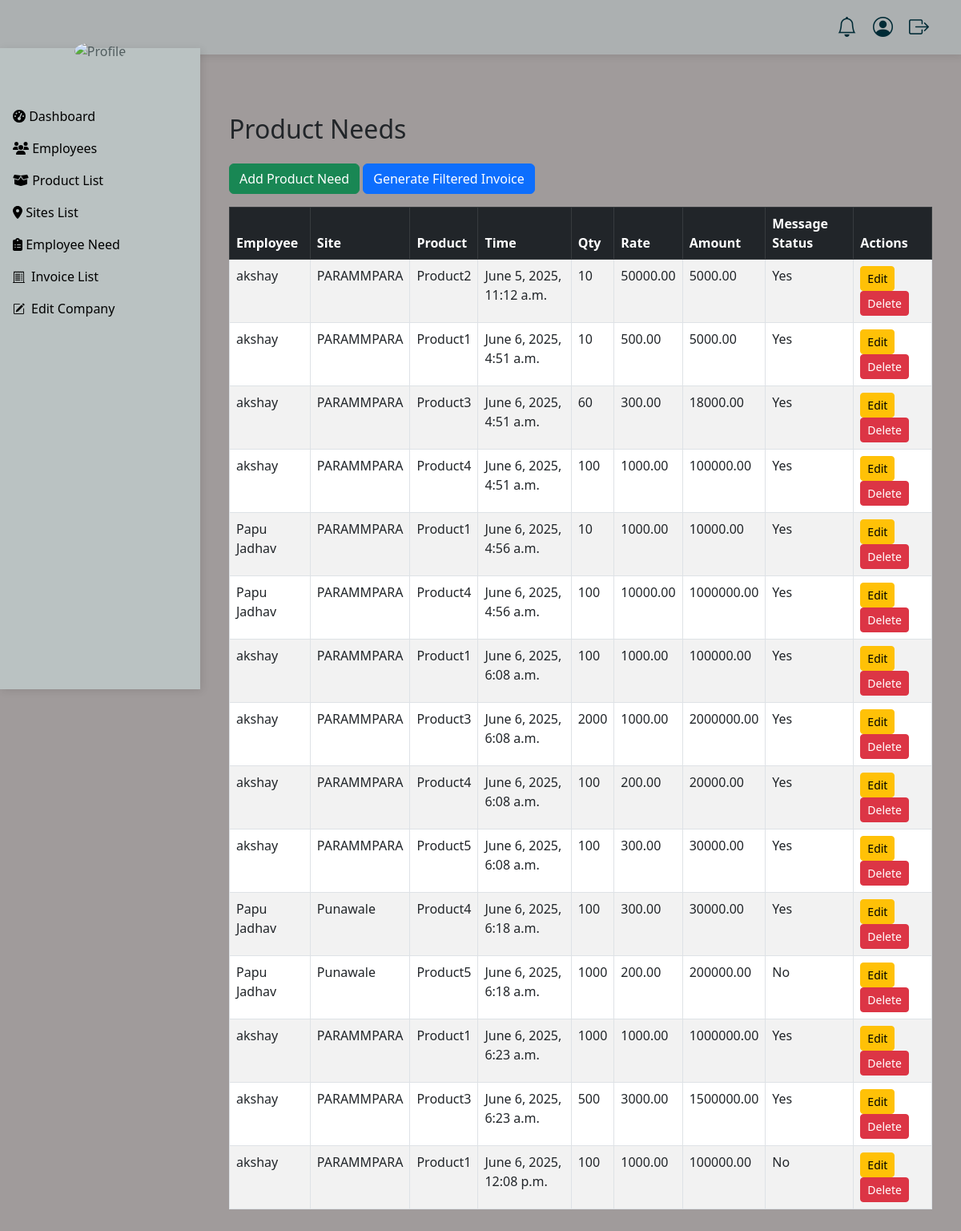
The app's page /company/product-need/ with its own data.
### employee/models.py (models this page shows, shortened)
class product_need(models.Model):
    employee = models.ForeignKey(EmployeeDT, on_delete=models.CASCADE)
    product = models.ForeignKey(product, on_delete=models.CASCADE)
    site = models.ForeignKey(Site, on_delete=models.CASCADE, default=1)  # ✅ lowercase + default
    qty = models.PositiveIntegerField(blank=True, null=True)
    rate = models.DecimalField(max_digits=10, decimal_places=2, blank=True, null=True)
    amount = models.DecimalField(max_digits=10, decimal_places=2, blank=True, null=True)
    grand_total = models.DecimalField(max_digits=15, decimal_places=2, blank=True, null=True)
    timestamp = models.DateTimeField(auto_now_add=True)
    msg_status = models.BooleanField(default=False)

class EmployeeDT(models.Model):
    employee_code = models.CharField(max_length=8, unique=True, blank=True, default=uuid.uuid4().hex[:8])
    company = models.ForeignKey(company_details, on_delete=models.CASCADE)
    is_active = models.BooleanField(default=True)  # New field for activation status
    SHIFT_CHOICES = [
        ('Day Shift', 'Day Shift'),
        ('Night Shift', 'Night Shift'),
    ]
    Work_sift = models.CharField(
        max_length=90,
        choices=SHIFT_CHOICES,
        blank=True,
        null=True
    )
    Employ_check_id = models.CharField(max_length=50, blank=True, null=True)
    check_st = models.CharField(max_length=50, blank=True, null=True)
    verify_image = models.ImageField(upload_to='atendanc/', blank=True, null=True)
    name = models.CharField(max_length=50, blank=True, null=True)
    email = models.EmailField(blank=True, null=True)
    password = models.CharField(max_length=50,blank=True, null=True)
    phone_number = models.CharField(max_length=15,blank=True, null=True)
    verify_code = models.CharField(max_length=15,blank=True, null=True)
    image = models.ImageField(upload_to='photos/', blank=True, null=True)
    Date_of_Birth = models.DateField(verbose_name="Date of Birth", blank=True, null=True)
    Gender = models.CharField(max_length=50, blank=True, null=True)
    Blood_Group = models.CharField(max_length=50, blank=True, null=True)
    Marital_Status= models.CharField(max_length=50, blank=True, null=True)
    Marriage_Anniversary = models.DateField(verbose_name="Marriage Anniversary", blank=True, null=True)
    Personal_Email = models.EmailField(blank=True, null=True)
    Alternate_Phone_Number = models.CharField(max_length=15,blank=True, null=True)
    Current_Address = models.CharField(max_length=500,blank=True, null=True)
    Permanent_Address = models.CharField(max_length=500,blank=True, null=True)
    House_Type = models.CharField(max_length=100,blank=True, null=True)
    Staying_at_Current_Residence_Since = models.CharField(max_length=100,blank=True, null=True)
    Living_in_Current_City_Since = models.CharField(max_length=100,blank=True, null=True)
    Date_of_Joining = models.DateField(verbose_name="Date of Joining", blank=True, null=True)
    Basic_Salary = models.DecimalField(max_digits=10, decimal_places=2, blank=True, null=True)  # Basic Salary
    Overtime_Rate = models.DecimalField(max_digits=5, decimal_places=2, default=50.00, blank=True, null=True)  # Per Hour Overtime Rate
    Work_hours = models.IntegerField(blank=True, null=True)
    PF_Percentage = models.DecimalField(max_digits=5, decimal_places=2, default=12.00, blank=True, null=True)  # PF Percentage
    TDS_Percentage = models.DecimalField(max_digits=5, decimal_places=2, default=10.00, blank=True, null=True)  # Tax Percentage
    Probation_Period = models.CharField(max_length=100,blank=True, null=True)
    Employee_Type = models.CharField(max_length=100,blank=True, null=True)
    Work_Location = models.CharField(max_length=300,blank=True, null=True)
    Employee_Status = models.CharField(max_length=100,blank=True, null=True)
    Work_Experience = models.CharField(max_length=100,blank=True, null=True)
    Designation = models.CharField(max_length=200,blank=True, null=True)
    Job_Title = models.CharField(max_length=200,blank=True, null=True)
    Department = models.CharField(max_length=200,blank=True, null=True)
    Sub_Department = models.CharField(max_length=200,blank=True, null=True)
    WORK_HISTORY = models.CharField(max_length=500,blank=True, null=True)
    Resignation_Date = models.CharField(max_length=500,blank=True, null=True)
    Resignation_Status = models.CharField(max_length=500,blank=True, null=True)
    Notice_Period = models.CharField(max_length=500,blank=True, null=True)
    Last_Working_Day = models.CharField(max_length=500,blank=True, null=True)
    team_Name = models.CharField(max_length=500,blank=True, null=True)
    team_type = models.CharField(max_length=500,blank=True, null=True)
    team_Department = models.CharField(max_length=500,blank=True, null=True)
    team_Designation = models.CharField(max_length=500,blank=True, null=True)
    EDUCATIONAL_INFO = models.CharField(max_length=500,blank=True, null=True)
    Family_Name = models.CharField(max_length=200,blank=True, null=True)
    Family_Relationship  = models.CharField(max_length=200,blank=True, null=True)
    Family_Phone_Number  = models.CharField(max_length=200,blank=True, null=True)
    work_week = models.ManyToManyField(DayOff, blank=True)
    extra_off = models.ManyToManyField(ExtraOff, blank=True)
    def __str__(self):
      return self.name if self.name else f"Employee {self.id}"

### company/models.py (models this page shows)
class Site(models.Model):
    name = models.CharField(max_length=50, blank=True, null=True)
    timestamp = models.DateTimeField(auto_now_add=True)
    def __str__(self):
        return f"{self.name}"

class product(models.Model):
    name = models.CharField(max_length=50, blank=True, null=True)
    timestamp = models.DateTimeField(auto_now_add=True)
    def __str__(self):
        return f"{self.name}"

### company/views.py (the view)
# urls.py: path('product-need/', product_need_list, name='product_need_list'),
def product_need_list(request):
    needs = product_need.objects.all()
    return render(request, 'Company/product_need_list.html', {'needs': needs})

### templates/Company/product_need_list.html (shortened to what this page needs)
{% extends 'Company/cmp_base.html' %}
{% block content %}
<div class="container mt-5">
    <h2 class="mb-4">Product Needs</h2>
    <a href="{% url 'product_need_create' %}" class="btn btn-success mb-3">Add Product Need</a>
    <a href="{% url 'generate_invoice_filtered' %}" class="btn btn-primary mb-3">Generate Filtered Invoice</a>
    <table class="table table-striped table-bordered">
        <thead class="table-dark">
            <tr>
                <th>Employee</th>
                <th>Site</th>
                <th>Product</th>
                <th>Time</th>
                <th>Qty</th>
                <th>Rate</th>
                <th>Amount</th>
                <th>Message Status</th>
                <th>Actions</th>
            </tr>
        </thead>
        <tbody>
            {% for need in needs %}
            <tr>
                <td>{{ need.employee }}</td>
                <td>{{ need.site }}</td>
                <td>{{ need.product }}</td>
                <td>{{ need.timestamp }}</td>
                <td>{{ need.qty }}</td>
                <td>{{ need.rate }}</td>
                <td>{{ need.amount }}</td>
                <td>{{ need.msg_status|yesno:"Yes,No" }}</td>
                <td>
                    <a href="{% url 'product_need_update' need.id %}" class="btn btn-warning btn-sm">Edit</a>
                    <a href="{% url 'product_need_delete' need.id %}" class="btn btn-danger btn-sm">Delete</a>
                </td>
            </tr>
            {% empty %}
            <tr>
                <td colspan="9" class="text-center">No records found.</td>
            </tr>
            {% endfor %}
        </tbody>
    </table>
</div>
{% endblock %}

### templates/Company/cmp_base.html (style rules this page uses)
body { background-color:rgb(160, 155, 155); }

### records on screen
product_need: employee "akshay", site "PARAMMPARA", product "Product2", timestamp "June 5, 2025, 11:12 a.m.", qty "10", rate "50000.00", amount "5000.00", msg_status "Yes"
product_need: employee "akshay", site "PARAMMPARA", product "Product1", timestamp "June 6, 2025, 4:51 a.m.", qty "10", rate "500.00", amount "5000.00", msg_status "Yes"
product_need: employee "akshay", site "PARAMMPARA", product "Product3", timestamp "June 6, 2025, 4:51 a.m.", qty "60", rate "300.00", amount "18000.00", msg_status "Yes"
product_need: employee "akshay", site "PARAMMPARA", product "Product4", timestamp "June 6, 2025, 4:51 a.m.", qty "100", rate "1000.00", amount "100000.00", msg_status "Yes"
product_need: employee "Papu Jadhav", site "PARAMMPARA", product "Product1", timestamp "June 6, 2025, 4:56 a.m.", qty "10", rate "1000.00", amount "10000.00", msg_status "Yes"
product_need: employee "Papu Jadhav", site "PARAMMPARA", product "Product4", timestamp "June 6, 2025, 4:56 a.m.", qty "100", rate "10000.00", amount "1000000.00", msg_status "Yes"
product_need: employee "akshay", site "PARAMMPARA", product "Product1", timestamp "June 6, 2025, 6:08 a.m.", qty "100", rate "1000.00", amount "100000.00", msg_status "Yes"
product_need: employee "akshay", site "PARAMMPARA", product "Product3", timestamp "June 6, 2025, 6:08 a.m.", qty "2000", rate "1000.00", amount "2000000.00", msg_status "Yes"
product_need: employee "akshay", site "PARAMMPARA", product "Product4", timestamp "June 6, 2025, 6:08 a.m.", qty "100", rate "200.00", amount "20000.00", msg_status "Yes"
product_need: employee "akshay", site "PARAMMPARA", product "Product5", timestamp "June 6, 2025, 6:08 a.m.", qty "100", rate "300.00", amount "30000.00", msg_status "Yes"
product_need: employee "Papu Jadhav", site "Punawale", product "Product4", timestamp "June 6, 2025, 6:18 a.m.", qty "100", rate "300.00", amount "30000.00", msg_status "Yes"
product_need: employee "Papu Jadhav", site "Punawale", product "Product5", timestamp "June 6, 2025, 6:18 a.m.", qty "1000", rate "200.00", amount "200000.00", msg_status "No"
product_need: employee "akshay", site "PARAMMPARA", product "Product1", timestamp "June 6, 2025, 6:23 a.m.", qty "1000", rate "1000.00", amount "1000000.00", msg_status "Yes"
product_need: employee "akshay", site "PARAMMPARA", product "Product3", timestamp "June 6, 2025, 6:23 a.m.", qty "500", rate "3000.00", amount "1500000.00", msg_status "Yes"
product_need: employee "akshay", site "PARAMMPARA", product "Product1", timestamp "June 6, 2025, 12:08 p.m.", qty "100", rate "1000.00", amount "100000.00", msg_status "No"
